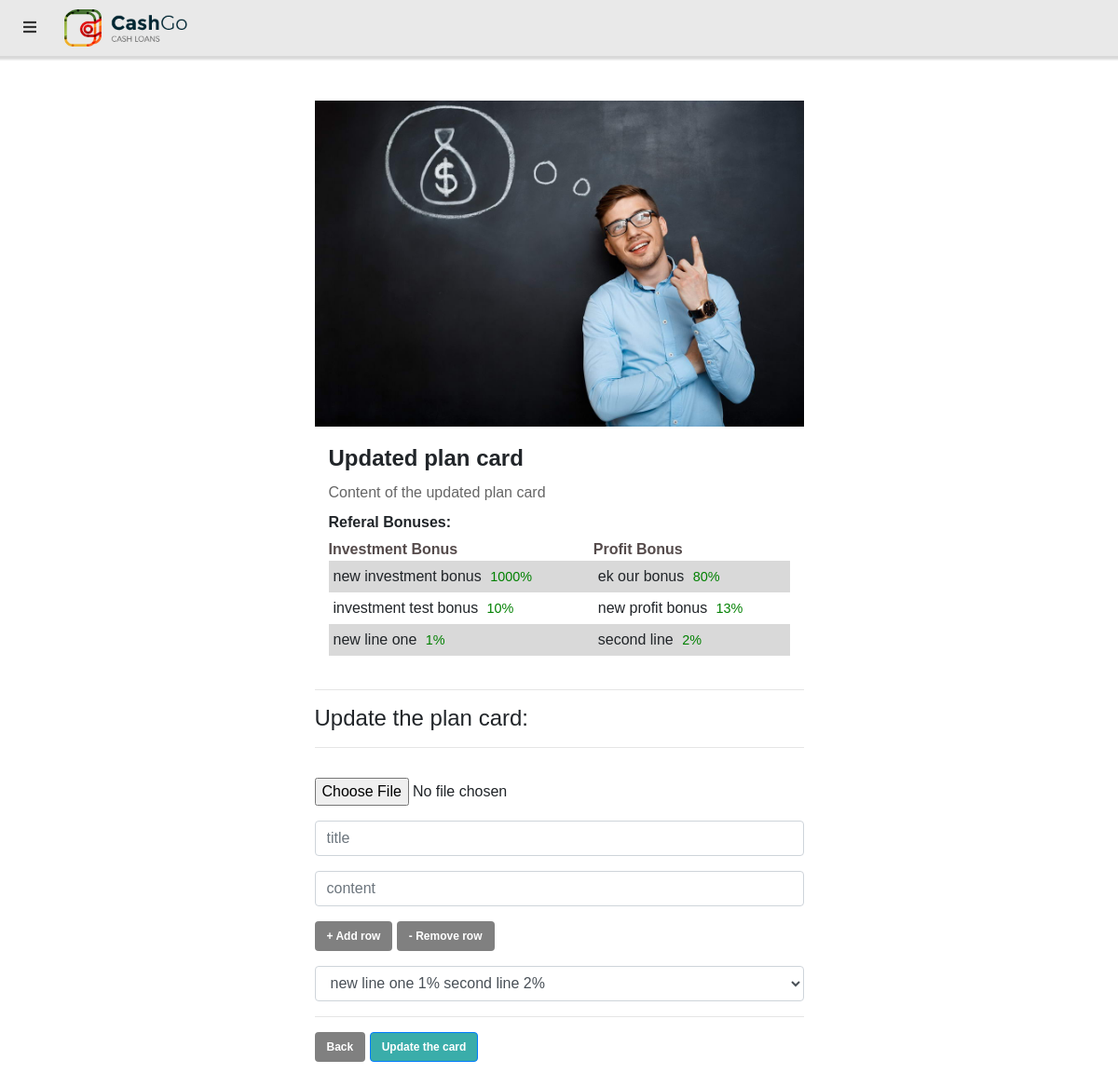
Screenshot of /admin/plan-card-edit.php?edit=36 with the database file from the repository.
### tables this page shows
CREATE TABLE `home` (
  `logo` varchar(225) NOT NULL,
  `id` int(11) NOT NULL,
  `title` varchar(255) NOT NULL,
  `hero_img` varchar(225) NOT NULL,
  `tag_line` varchar(255) NOT NULL,
  `card1_title` varchar(255) NOT NULL,
  `card1_content` varchar(255) NOT NULL,
  `card2_title` varchar(255) NOT NULL,
  `card2_content` varchar(255) NOT NULL,
  `card3_title` varchar(255) NOT NULL,
  `card3_content` varchar(255) NOT NULL,
  `card4_title` varchar(255) NOT NULL,
  `card4_content` varchar(255) NOT NULL,
  `s1_line1` varchar(225) NOT NULL,
  `s1_line2` varchar(255) NOT NULL,
  `s1_content` varchar(255) NOT NULL,
  `s2_line1` varchar(225) NOT NULL,
  `s2_line2` varchar(255) NOT NULL,
  `s3_line1` varchar(225) NOT NULL,
  `s3_line2` varchar(255) NOT NULL,
  `s3_title1` varchar(225) NOT NULL,
  `s3_title2` varchar(255) NOT NULL,
  `s3_title3` varchar(255) NOT NULL,
  `s3_title4` varchar(255) NOT NULL,
  `s3_content1` varchar(225) NOT NULL,
  `s3_content2` varchar(255) NOT NULL,
  `s3_content3` varchar(255) NOT NULL,
  `s3_content4` varchar(255) NOT NULL,
  `t1_link` varchar(225) NOT NULL,
  `t1_content` varchar(255) NOT NULL,
  `t1_name` varchar(255) NOT NULL,
  `t2_link` varchar(225) NOT NULL,
  `t2_content` varchar(255) NOT NULL,
  `t2_name` varchar(255) NOT NULL,
  `t3_link` varchar(225) NOT NULL,
  `t3_content` varchar(255) NOT NULL,
  `t3_name` varchar(255) NOT NULL
);

CREATE TABLE `plan_card` (
  `id` int(11) NOT NULL,
  `img_name` varchar(225) NOT NULL,
  `title` varchar(255) NOT NULL,
  `content` varchar(1000) NOT NULL,
  `my_rows` varchar(600) NOT NULL
);

### admin/plan-card-edit.php (the view, shortened to what this page needs)
<?php include "../includes/db.php"; ?>
<?php
    $query="SELECT * FROM `home`";
    $q_res=mysqli_query($con,$query);
    $row=mysqli_fetch_assoc($q_res);
    $currentLogo=$row['logo'];
?>
<?php include "includes/header.php"; ?>
<div class="container py-5">
   <div class="col col-6 offset-3">
            <?php
                    $edit_id=$_GET['edit'];
                    $query="SELECT * FROM `plan_card` WHERE `id`='$edit_id'";
                    $q_res=mysqli_query($con,$query);
                    $row=mysqli_fetch_assoc($q_res);
                    $title=$row['title'];
                    $content=$row['content'];
                    $my_rows=$row['my_rows'];
                    $card_image=$row['img_name'];
                ?>
                <div class="plan_card" data-aos="fade" data-aos-delay="600">
                    <div>
                        <img src="../assets/img/cards_img/<?php echo $card_image; ?>" style="width: 100%;height: auto;">
                    </div>
                    <div class="plan_card_body" style="padding: 20px 15px;">
                        <h4 style="font-weight:bolder;"><?php echo $title; ?></h4>
                        <p style="color: #666666;margin: 10px 0;font-size: 14px; text-align:left; font-weight:normal;"><?php echo $content; ?></p>
                        <h5 style="font-weight:bolder;">Referal Bonuses:</h5>
                        <table class="plan_table">
                            <tr>
                                <th>Investment Bonus</th>
                                <th>Profit Bonus</th>
                            </tr>
                            <?php echo $my_rows; ?>
                        </table>
                    </div>
                </div>
    <hr>
   <h4>Update the plan card:</h4>
   <hr>
    <form action="#" method="post" id="app" enctype="multipart/form-data">
        <div class="from-group py-3">
            <input type="file" id="files" name="cardimg" required/>
        </div>
        <div class="form-group">
            <input type="text" name="title" id="title" class="form-control" placeholder="title">
        </div>
        <div class="form-group">
            <input type="text" name="content" id="content" class="form-control" placeholder="content">
        </div>
        <div class="form-group">
            <a id="insert" class="btn" v-bind:class="{'disabled': (num==6)}" @click="add_row" style="background-color:gray;">+ Add row</a>
            <a id="insert" class="btn" v-bind:class="{'disabled': (num==2)}" @click="remove_row" style="background-color:gray;">- Remove row</a>
        </div>
        <div class="form-group" v-for="n in row">
            <select class="form-control" :name="n">
                <?php
                $query="SELECT * FROM `plan_card_rows`";
                $q_res=mysqli_query($con,$query);
                while($row=mysqli_fetch_assoc($q_res)){
                $content=$row['content'];
                ?>
                    echo '<option value="<?php echo $content; ?>"><?php echo htmlspecialchars_decode($content); ?></option>';
                <?php
                }
                ?>
            </select>
        </div>
       <hr>
        <div class="form-group">
           <a href="plan-cards.php" class="btn" style="background-color:gray;">Back</a>
            <input type="submit" class="btn btn-primary" name="update" value="Update the card">
        </div>
    </form>
    </div>
</div>
<?php include "includes/footer.php"; ?>

### admin/includes/header.php (shortened to what this page needs)
<!DOCTYPE html>
<html lang="en">
<head>
    <link rel="stylesheet" href="https://maxcdn.bootstrapcdn.com/bootstrap/4.5.2/css/bootstrap.min.css">
    <link rel="stylesheet" href="https://cdnjs.cloudflare.com/ajax/libs/font-awesome/4.7.0/css/font-awesome.min.css">
    <link rel="stylesheet" href="https://use.fontawesome.com/releases/v5.12.0/css/all.css">
    <link rel="stylesheet" href="https://cdn.datatables.net/1.10.22/css/dataTables.bootstrap4.min.css">
    <link rel="stylesheet" href="
https://cdn.datatables.net/responsive/2.2.6/css/responsive.bootstrap4.min.css">
    <link rel="stylesheet" href="assets/css/styles.css">
    <link rel="stylesheet" href="assets/css/menu_bar.css">
</head>
<body>
   <div class="nav_bar">
      <a href="#">
      <i class="fa fa-bars"></i>
      </a>
       <img style="width:132px;" src="../assets/img/<?php echo $currentLogo; ?>" alt="backgound image">
   </div>

### admin/assets/css/styles.css (style rules this page uses)
body { overflow-x: hidden; }
.btn { background-color: #3aadaa; font-family: Montserrat, sans-serif; font-size: 12px; font-weight: 600; color: #fff; }
body { font-family: 'Poppins', sans-serif !important; }
h4 { font-size: 24px !important; }
h5 { font-size: 16px !important; }
p { font-size: 16px !important; }
table.plan_table { width: 100%; }
.plan_table th { color: #554b4b; }
.plan_table tr td { padding: 5px; }
.plan_table tr:nth-child(even) { background-color: #d9d9d9; }
.plan_table tr td span { color: green; font-size: 0.9rem; margin-left: 5px; }

### admin/assets/css/menu_bar.css (style rules this page uses)
*,ul,li { margin: 0; padding: 0; box-sizing: border-box; }
body { position: relative; }
.nav_bar { position: relative; z-index: 1000; background-color: #e9e9e9; padding: 10px 25px; display: flex; align-items: center; box-shadow: 0 2px 2px 2px rgba(0,0,0,0.15); }
.nav_bar>a { margin-right: 30px; }
.nav_bar>a>i { color: #333; }

### rows the page displays
home: logo (picture)
plan_card: img_name (picture), title "Updated plan card", content "Content of the updated plan card", my_rows "new investment bonus 1000% ek our bonus 80% investment test bonus 10% new profit bonus 13% new line one 1% second line 2%"

### other values shown
form field value "new line one 1% second line 2%"
